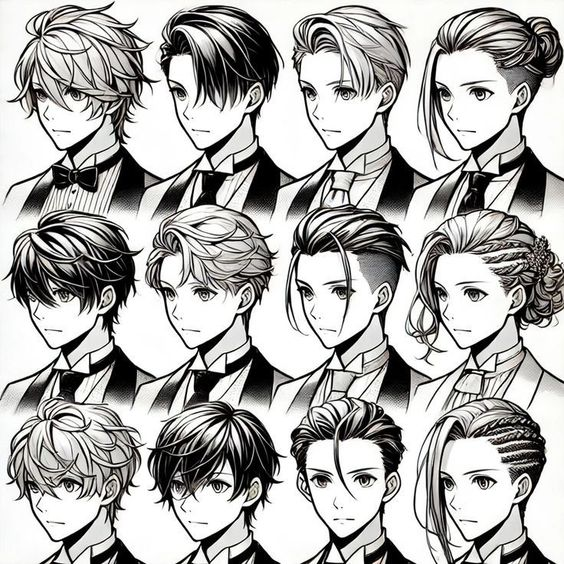
#> input picture artefacts/From Klickpin.com- 738871882654525406-pin-id-738871882654525406.jpg, 564 x 564 px
$ python analyze-01b.py '../../artefacts/From Klickpin.com- 738871882654525406-pin-id-738871882654525406.jpg' out.png ../../artefacts/visual-inspiration-01.jpg
#> lines starting #> are read from the running program, lines starting #| are printed output that depends on the picture; after the words box and inside, x2 and y2 are one past the last pixel; in counts of white or black regions, pixels touching at a corner belong together
"""Extraction v2 de la cellule 01 : encre -> (masses pleines) + (traits fins en rubans lissés par spline, pointes effilées) + (tons mesurés).
Différences avec analyze-01.py : plus de plafond de largeur (les masses noires sont des polygones à part), splines lissantes
au lieu d'une moyenne glissante, effilement aux extrémités libres, 5 niveaux de ton dont le gris est MESURÉ sur la référence.
Usage : python3 analyze-01b.py <image> [sortie.json] [dossier-contrôle]"""
import sys, json, numpy as np, cv2
from scipy import ndimage as ndi
from scipy.interpolate import splprep, splev
from skimage.morphology import skeletonize

S = 4
OUT_JSON = sys.argv[2] if len(sys.argv) > 2 else 'src/hair-grammar/profiles/tousled.ribbons.json'
CHK = sys.argv[3] if len(sys.argv) > 3 else 'artefacts/hair-grammar-ribbons'
src = cv2.imread(sys.argv[1], 0)[0:188, 0:188]
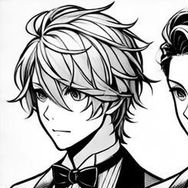
#> src: shape (188, 188); min 0, max 255, mean 183.4
big = cv2.resize(src, None, fx=S, fy=S, interpolation=cv2.INTER_LANCZOS4)
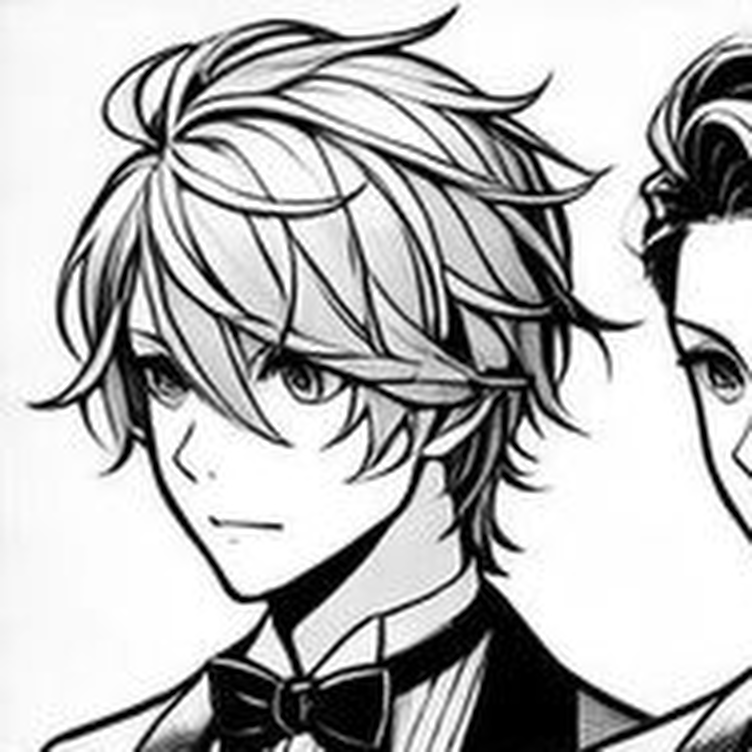
#> big: shape (752, 752); min 0, max 255, mean 183.4
sm = cv2.GaussianBlur(big, (0, 0), 1.2)
roi = np.zeros_like(big, np.uint8); roi[: 150 * S, : 152 * S] = 1
INK_T = 108
ink = ((sm < INK_T) & (roi > 0)).astype(np.uint8)
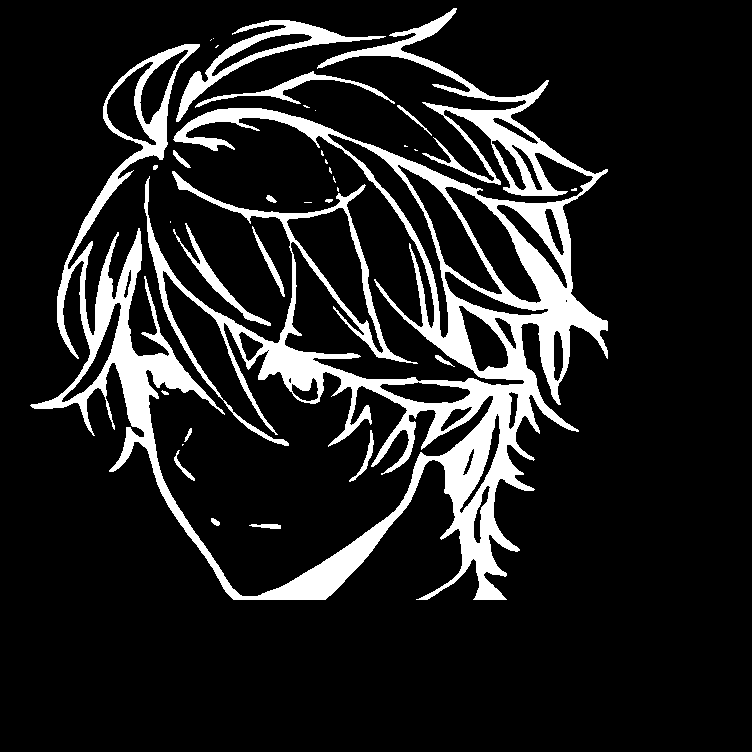
#> ink: shape (752, 752); values 0 (black) and 1 (white), 13.2% white; 33 white regions (16 under 20 px), largest, box (x1, y1, x2, y2) and area: (30, 8, 608, 600) 67894, (176, 20, 386, 122) 3067, (195, 71, 395, 108) 1062
disk = lambda r: cv2.getStructuringElement(cv2.MORPH_ELLIPSE, (2 * r + 1, 2 * r + 1))
# --- 1. masses pleines : ce qui survit à l'ouverture par un disque de ~1,7 px cellule, puis reconstruction bornée par l'encre
R_SOLID = int(round(2.4 * S))
core = cv2.morphologyEx(ink, cv2.MORPH_OPEN, disk(R_SOLID))
#> core: shape (752, 752); values 0 (black) and 1 (white), 2.3% white; 10 white regions, largest, box (x1, y1, x2, y2) and area: (111, 341, 188, 428) 3109, (521, 249, 591, 334) 2658, (286, 539, 370, 600) 2427
nl, lab, st, _ = cv2.connectedComponentsWithStats(core)
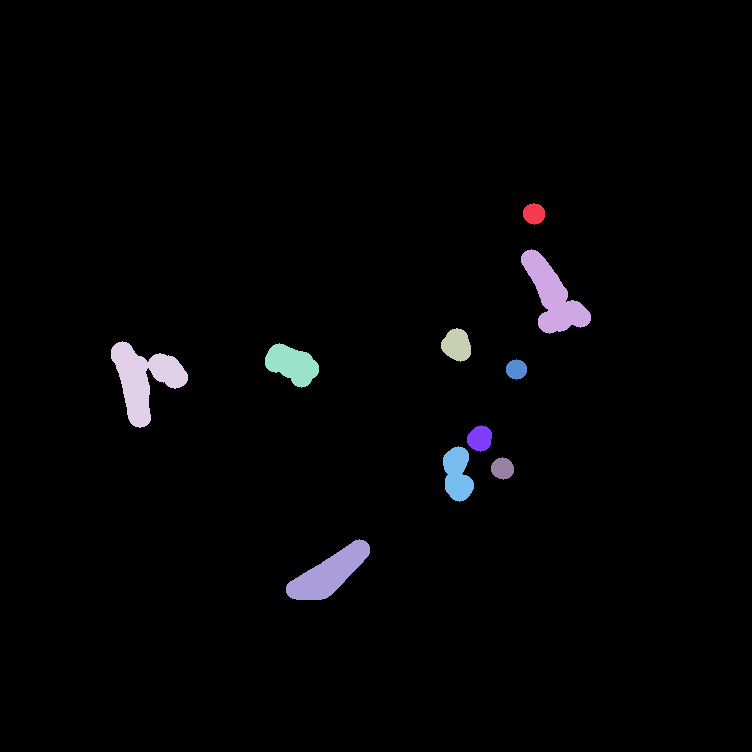
#> lab: shape (752, 752) int32; 11 distinct labels, from 0 to 10; one colour per label, 0 black
#> nl = 11; st = [[0, 0, 752, 752, 552241], [523, 203, 22, 22, 369], [521, 249, 70, 85, 2658], [441, 328, 30, 34, 744], [111, 341, 77, 87, 3109], [265, 343, 54, 45, 1513], [506, 359, 21, 21, 333], [467, 425, 25, 27, 502], [443, 446, 31, 56, 1213], [491, 457, 23, 23, 395], [286, 539, 84, 61, 2427]]
for i in range(1, nl):
    if st[i, cv2.CC_STAT_AREA] < (4.5 * S) ** 2: core[lab == i] = 0
solid = (cv2.dilate(core, disk(R_SOLID)) & ink).astype(np.uint8)
#> solid: shape (752, 752); values 0 (black) and 1 (white), 3.4% white; 16 white regions (2 under 20 px), largest, box (x1, y1, x2, y2) and area: (104, 331, 197, 437) 3894, (515, 241, 601, 344) 3716, (276, 531, 379, 600) 2787
thin = (ink & (cv2.dilate(solid, disk(1)) == 0)).astype(np.uint8)
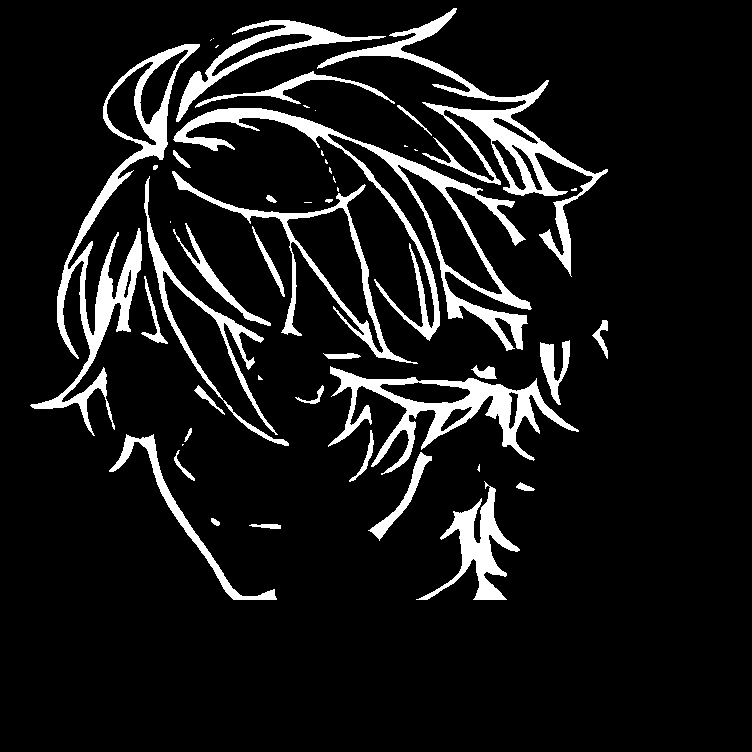
#> thin: shape (752, 752); values 0 (black) and 1 (white), 9.7% white; 49 white regions (18 under 20 px)
FACE_BOXES = [(66, 88, 90, 104), (28, 90, 56, 106), (36, 104, 54, 126), (30, 122, 118, 152)]
def is_face(cx, cy): return any(x0 <= cx <= x1 and y0 <= cy <= y1 for x0, y0, x1, y1 in FACE_BOXES)
OX, OY, UNIT = 77.0, 95.0, 109.5
def tf(x, y): return [round(float((x - OX) / UNIT), 4), round(float((y - OY) / UNIT), 4)]
def rings_of(mask, simplify, min_area):
    cs, hier = cv2.findContours(mask, cv2.RETR_CCOMP, cv2.CHAIN_APPROX_NONE)
#> cs = 22 contours, 8 with area under 20; largest, box (x1, y1, x2, y2) and area: (104, 331, 197, 437) 3686, (515, 241, 601, 344) 3514, (276, 531, 379, 600) 2676, (433, 416, 495, 512) 2618, (255, 334, 329, 396) 2132
    out = []
    for c, h in zip(cs, hier[0]):
        if abs(cv2.contourArea(c)) < min_area: continue
        pts = c[:, 0, :].astype(np.float32)
        if len(pts) >= 9:   # lissage circulaire du contour (supprime l'escalier de pixels)
            k = 5; pad = np.concatenate([pts[-k:], pts, pts[:k]])
            pts = np.stack([np.convolve(pad[:, i], np.ones(2 * k + 1) / (2 * k + 1), 'valid') for i in (0, 1)], 1)
        pts = cv2.approxPolyDP(np.ascontiguousarray(pts, dtype=np.float32).reshape(-1, 1, 2), simplify, True)[:, 0, :] / S
        if len(pts) >= 3: out.append(pts)
    return out
solids = []
for ring in rings_of(solid, 1.0, 2.0 * S * S):
    cx, cy = ring.mean(0); solids.append({'role': 'face' if is_face(cx, cy) else 'hair', 'ring': [tf(x, y) for x, y in ring]})
#> this loop made 14 passes
#> (cx, cy) on passes 1 to 12: (81.74, 142.6), (119.1, 124.3), (32.55, 107.9), (125.9, 117.3), (116.3, 116), (119.8, 116.8), (117.2, 115.5), (110.7, 90.01), (128.7, 93.22), (73.16, 91.34), (36.3, 94.17), (113.1, 85.06)
#> after the loop, solids = 14 items
print('masses pleines', len(solids))
#| masses pleines 14
# --- 2. traits fins : squelette du masque fin, branches, spline lissante, largeur = 2 x distance (sans plafond), effilement des pointes libres
dist = cv2.distanceTransform(ink, cv2.DIST_L2, 5)
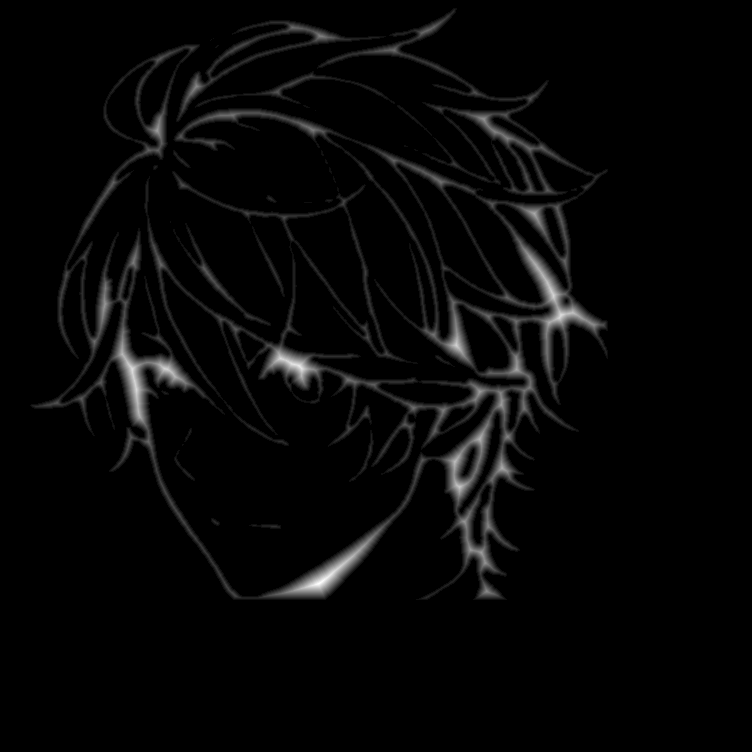
#> dist: shape (752, 752) float32; min 0, max 16.39, mean 0.422; drawn with min black and max white
sk = skeletonize(ink > 0)   # squelette de l'encre COMPLÈTE : traits continus ; les masses pleines se superposent (union de noirs)
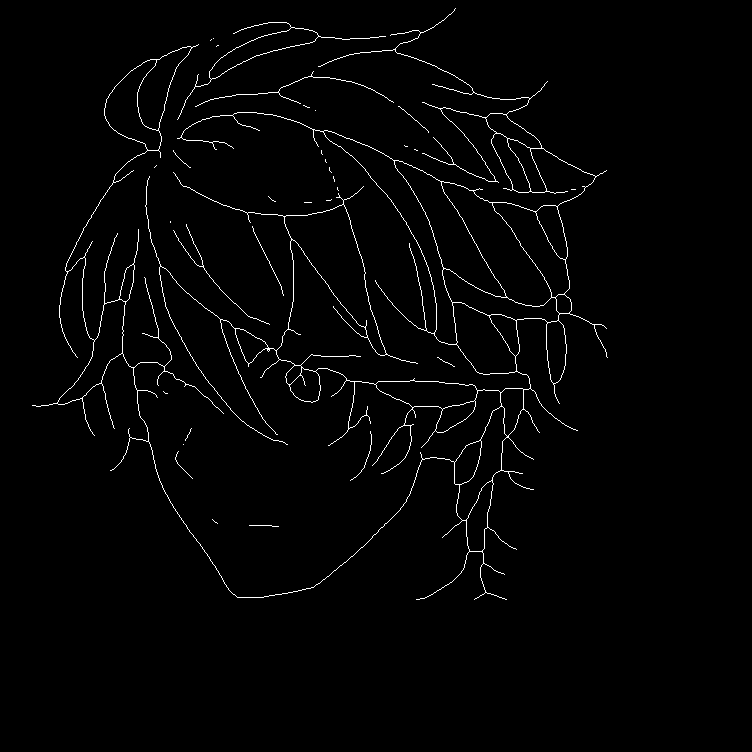
#> sk: shape (752, 752) bool; 1.7% white in thin lines or dots, all inside (x1, y1, x2, y2) = (32, 8, 608, 600)
pts = set(zip(*[a.tolist() for a in np.nonzero(sk)]))
#> pts = 9489 items
N8 = [(-1, -1), (-1, 0), (-1, 1), (0, -1), (0, 1), (1, -1), (1, 0), (1, 1)]
nb = lambda p: [(p[0] + dy, p[1] + dx) for dy, dx in N8 if (p[0] + dy, p[1] + dx) in pts]
deg = {p: len(nb(p)) for p in pts}; junction = {p for p, d in deg.items() if d >= 3}
#> after `deg = {p: len(nb(p)) for p in pts}`: deg = 9489 items
#> after `junction = {p for p, d in deg.items() if d >= 3}`: junction = 445 items
seen, branches = set(), []
def walk(s, n):
#> called with s = (444, 287), n = (444, 286)
    path, prev, cur = [s, n], s, n
#> path = [(444, 287), (444, 286)]; prev = (444, 287); cur = (444, 286)
    while cur not in junction and deg[cur] == 2 and len(path) < 20000:
        c = [q for q in nb(cur) if q != prev]
        if not c: break
        prev, cur = cur, c[0]; path.append(cur)
#> this loop made 199 passes
#> (prev, cur) on passes 1 to 3: ((444, 286), (443, 285)), ((443, 285), (442, 284)), ((442, 284), (442, 283))
#> after the loop, path = 201 pairs, first value 266 to 444, second value 159 to 287
    return path
for s in [p for p in pts if deg[p] == 1 or p in junction]:
    for n in nb(s):
        if (s, n) in seen: continue
        p = walk(s, n); seen.add((p[0], p[1])); seen.add((p[-1], p[-2])); branches.append(p)
#> after `p = walk(s, n)`: p has the same summary as path in walk
ribs = []; MIN_LEN = 4.5 * S
for path in branches:
    a = np.array(path, float)[:, ::-1]   # (x,y) px sur-échantillonnés
    seg = np.hypot(*np.diff(a, axis=0).T); L = seg.sum()
    if L < MIN_LEN: continue
    free_a, free_b = deg[path[0]] == 1, deg[path[-1]] == 1
    w = np.array([dist[y, x] for y, x in path]) * 2
    wm = ndi.median_filter(w, size=max(5, int(len(w) // 6) | 1), mode='nearest')
    w = np.minimum(np.minimum(w, wm * 1.3), 2 * R_SOLID)
    s_ = np.concatenate([[0], np.cumsum(seg)])
    n = int(np.clip(L / (2.5 * S), 5, 70)); tt = np.linspace(0, 1, n)
    if len(a) >= 6:
        try:
            tck, _ = splprep([a[:, 0], a[:, 1]], u=s_ / L, s=len(a) * (0.55 * S / 4) ** 2, k=3)
            xs, ys = splev(tt, tck)
        except Exception: xs, ys = np.interp(tt, s_ / L, a[:, 0]), np.interp(tt, s_ / L, a[:, 1])
    else: xs, ys = np.interp(tt, s_ / L, a[:, 0]), np.interp(tt, s_ / L, a[:, 1])
    ww = ndi.gaussian_filter1d(np.interp(tt, s_ / L, w), 1.2, mode='nearest')
    arc = tt * L; Lt = min(0.28 * L, 5.0 * S)
    f = np.ones(n)
    if free_a: f = np.minimum(f, 0.25 + 0.75 * np.clip(arc / Lt, 0, 1))
    if free_b: f = np.minimum(f, 0.25 + 0.75 * np.clip((L - arc) / Lt, 0, 1))
    ww = np.maximum(ww * f, 0.3 * S)   # largeur plancher 0,3 px cellule
    cx, cy = float(np.mean(xs)) / S, float(np.mean(ys)) / S
    ribs.append({'role': 'face' if is_face(cx, cy) else 'hair', 'p': [tf(x / S, y / S) + [round(float(q) / S / UNIT, 4)] for x, y, q in zip(xs, ys, ww)]})
for i, r in enumerate(ribs): r['id'] = i
print('rubans fins', len(ribs), 'dont cheveux', sum(r['role'] == 'hair' for r in ribs))
# --- 3. tons : gris lissé SANS encre (convolution normalisée), bandes dont le gris est la moyenne mesurée dans la bande
free = (cv2.dilate(ink, disk(3)) == 0).astype(np.float32)
g = cv2.GaussianBlur(big.astype(np.float32) * free, (0, 0), 5) / np.maximum(cv2.GaussianBlur(free, (0, 0), 5), 1e-3)
ff = cv2.dilate(ink, np.ones((9, 9), np.uint8)).copy(); m_ = np.zeros((ff.shape[0] + 2, ff.shape[1] + 2), np.uint8)
cv2.floodFill(ff, m_, (0, 0), 2); filled = cv2.erode((ff != 2).astype(np.uint8), np.ones((9, 9), np.uint8)) * roi
zone = filled.copy(); zone[125 * S:, :] = 0
for x0, y0, x1, y1 in FACE_BOXES[:3]: zone[y0 * S:y1 * S, x0 * S:x1 * S] = 0
LEVELS = [246, 236, 222, 205, 180]
tones = []
for li, lv in enumerate(LEVELS, start=1):
    mk = ((g < lv) & (zone > 0)).astype(np.uint8)
    mk = cv2.morphologyEx(mk, cv2.MORPH_OPEN, disk(2)); mk = cv2.morphologyEx(mk, cv2.MORPH_CLOSE, disk(4))
    band = mk & ((g >= LEVELS[li] if li < len(LEVELS) else g >= 0))
    gray = int(round(float(g[band > 0].mean()))) if band.sum() else lv - 6
    rs = rings_of(mk, 1.1, 10 * S * S)
    if rs: tones.append({'level': li, 'gray': gray, 'rings': [[tf(x, y) for x, y in r] for r in rs]})
print('tons', [(t['level'], t['gray'], len(t['rings'])) for t in tones])
json.dump({'frame': {'ox': OX, 'oy': OY, 'unit': UNIT, 'cell': 188}, 'ribbons': ribs, 'solids': solids, 'tones': tones}, open(OUT_JSON, 'w'), separators=(',', ':'))
cv2.imwrite(CHK + '/extraction-masks.png', np.hstack([ink * 255, solid * 255, thin * 255, zone * 255]))
